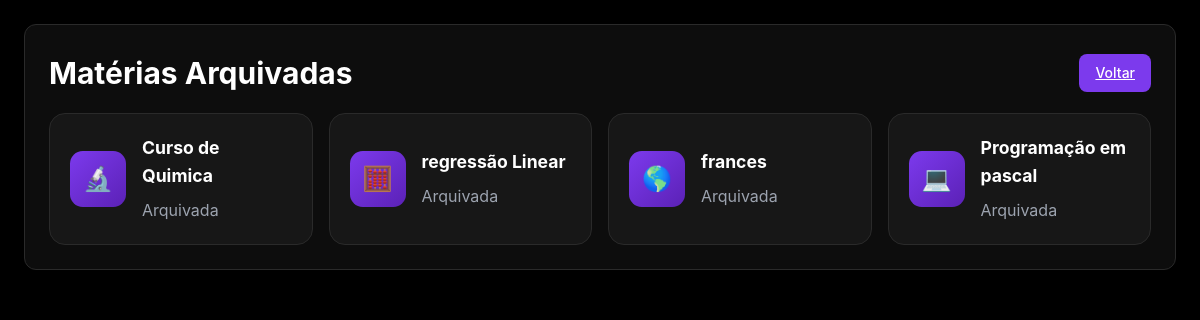
Page /views/materias/arquivadas.php (signed in) on the committed database.
### tables this page shows
CREATE TABLE `materias` (
  `id` int(11) NOT NULL,
  `usuario_id` int(11) NOT NULL,
  `nome` varchar(100) NOT NULL,
  `descricao` text DEFAULT NULL,
  `icone` varchar(50) NOT NULL,
  `pontuacao` int(11) DEFAULT 0,
  `arquivada` tinyint(1) DEFAULT 0,
  `criado_em` datetime DEFAULT current_timestamp()
);

### models/materia_model.php (called while the page is built, shortened)
<?php
class materia_model{
    private $pdo;
    public function __construct($pdo){
        $this->pdo = $pdo;
    }
    public function listar_arquivadas($usuarioId)
    {
    $sql = "
        SELECT *
        FROM materias
        WHERE usuario_id = :usuario_id
        AND arquivada = True
    ";
    $stmt = $this->pdo->prepare($sql);
    $stmt->execute([
        ':usuario_id' => $usuarioId
    ]);
    return $stmt->fetchAll(PDO::FETCH_ASSOC);
    }
}

### config/icones.php (called while the page is built)
<?php
function obter_icones()
{
    return [
        'livro' => '📚',
        'computador' => '💻',
        'idioma' => '🌎',
        'matematica' => '🧮',
        'ciencia' => '🔬',
        'historia' => '🏛️',
        'arte' => '🎨'
    ];
}

### views/materias/arquivadas.php (the view, shortened to what this page needs)
<?php
require_once '../../config/database.php';
require_once '../../models/materia_model.php';
require_once '../../config/icones.php';
$model = new materia_model($pdo);
$materias = $model->listar_arquivadas(
    $_SESSION['usuario_id']
);
$icones = obter_icones();
?>
<!DOCTYPE html>
<html lang="pt-BR">
<head>
    <link
        rel="stylesheet"
        href="../../assets/css/dashboard.css"
    >
</head>
<body>
<div class="content-area">
    <div class="section-card">
        <div class="view-header">
            <h1>
                Matérias Arquivadas
            </h1>
            <a
                href="../dashboard.php#materias"
                class="btn btn-primary"
            >
                Voltar
            </a>
        </div>
        <div class="subjects-grid">
            <?php foreach ($materias as $materia): ?>
                <a
                    href="visualizar.php?id=<?php echo $materia['id']; ?>"
                    class="subject-card"
                >
                    <div class="subject-icon">
                        <?php
                            echo $icones[$materia['icone']] ?? '📘';
                        ?>
                    </div>
                    <div class="subject-content">
                        <h3>
                            <?php echo $materia['nome']; ?>
                        </h3>
                        <span class="text-gray">
                            Arquivada
                        </span>
                    </div>
                </a>
            <?php endforeach; ?>
        </div>
    </div>
</div>
</body>
</html>

### assets/css/dashboard.css (style rules this page uses)
* { margin: 0; padding: 0; box-sizing: border-box; }
html { font-size: 16px; scroll-behavior: smooth; }
body { font-family: -apple-system, BlinkMacSystemFont, 'Segoe UI', Roboto, Oxygen, Ubuntu, Cantarell, sans-serif; background-color: #000000; color: #ffffff; line-height: 1.6; overflow: hidden; }
.content-area { flex: 1; overflow-y: auto; padding: 1.5rem; }
.view-header { display: flex; align-items: center; justify-content: space-between; flex-wrap: wrap; gap: 1rem; }
.view-header h1 { font-size: 1.5rem; font-weight: 700; color: #ffffff; }
@media (min-width: 768px) { .view-header h1 { font-size: 1.875rem; } }
.btn { display: inline-flex; align-items: center; gap: 0.5rem; padding: 0.5rem 1rem; border-radius: 0.5rem; font-size: 0.875rem; font-weight: 500; transition: all 0.3s ease; }
.btn-primary { background-color: #7c3aed; color: #ffffff; }
.section-card { background-color: rgba(26, 26, 26, 0.5); border: 1px solid #2a2a2a; border-radius: 0.75rem; padding: 1.5rem; }
.text-gray { color: #9ca3af; }
.subjects-grid { display: grid; grid-template-columns: repeat(auto-fit, minmax(260px, 1fr)); gap: 1rem; margin-top: 1rem; }
.subject-card { display: flex; align-items: center; gap: 1rem; background-color: rgba(26, 26, 26, 0.8); border: 1px solid #2a2a2a; border-radius: 1rem; padding: 1.25rem; text-decoration: none; transition: all 0.3s ease; color: white; }
.subject-icon { width: 3.5rem; height: 3.5rem; border-radius: 0.8rem; background: linear-gradient( 135deg, #7c3aed, #5b21b6 ); display: flex; align-items: center; justify-content: center; font-size: 1.5rem; flex-shrink: 0; }
.subject-content { flex: 1; }
.subject-content h3 { font-size: 1.1rem; margin-bottom: 0.5rem; color: #ffffff; }

### rows in the picture
materias: icone "🔬", nome "Curso de Quimica"
materias: icone "🧮", nome "regressão Linear"
materias: icone "🌎", nome "frances"
materias: icone "💻", nome "Programação em pascal"
